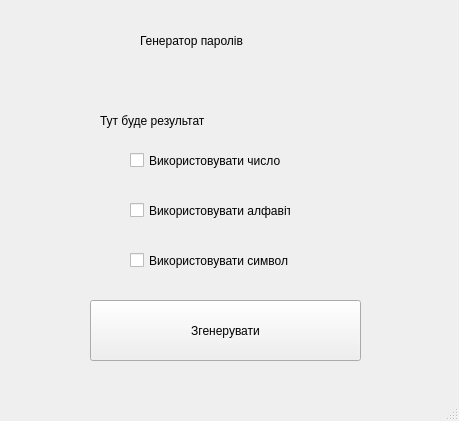
<?xml version="1.0" encoding="UTF-8"?>
<ui version="4.0">
 <class>MainWindow</class>
 <widget class="QMainWindow" name="MainWindow">
  <property name="geometry">
   <rect>
    <x>0</x>
    <y>0</y>
    <width>459</width>
    <height>421</height>
   </rect>
  </property>
  <property name="windowTitle">
   <string>MainWindow</string>
  </property>
  <widget class="QWidget" name="centralwidget">
   <widget class="QPushButton" name="pushButton">
    <property name="geometry">
     <rect>
      <x>90</x>
      <y>300</y>
      <width>271</width>
      <height>61</height>
     </rect>
    </property>
    <property name="text">
     <string>Згенерувати</string>
    </property>
   </widget>
   <widget class="QCheckBox" name="checkBox">
    <property name="geometry">
     <rect>
      <x>130</x>
      <y>140</y>
      <width>161</width>
      <height>41</height>
     </rect>
    </property>
    <property name="text">
     <string>Використовувати число</string>
    </property>
   </widget>
   <widget class="QCheckBox" name="checkBox_2">
    <property name="geometry">
     <rect>
      <x>130</x>
      <y>190</y>
      <width>161</width>
      <height>41</height>
     </rect>
    </property>
    <property name="text">
     <string>Використовувати алфавіт</string>
    </property>
   </widget>
   <widget class="QCheckBox" name="checkBox_3">
    <property name="geometry">
     <rect>
      <x>130</x>
      <y>240</y>
      <width>161</width>
      <height>41</height>
     </rect>
    </property>
    <property name="text">
     <string>Використовувати символ</string>
    </property>
   </widget>
   <widget class="QLabel" name="label">
    <property name="geometry">
     <rect>
      <x>140</x>
      <y>30</y>
      <width>141</width>
      <height>21</height>
     </rect>
    </property>
    <property name="text">
     <string>Генератор паролів</string>
    </property>
   </widget>
   <widget class="QLabel" name="label_2">
    <property name="geometry">
     <rect>
      <x>100</x>
      <y>110</y>
      <width>131</width>
      <height>21</height>
     </rect>
    </property>
    <property name="text">
     <string>Тут буде результат</string>
    </property>
   </widget>
  </widget>
  <widget class="QMenuBar" name="menubar">
   <property name="geometry">
    <rect>
     <x>0</x>
     <y>0</y>
     <width>459</width>
     <height>21</height>
    </rect>
   </property>
  </widget>
  <widget class="QStatusBar" name="statusbar"/>
 </widget>
 <resources/>
 <connections/>
</ui>
